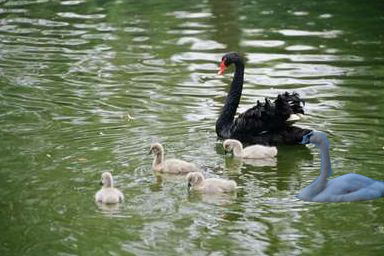
#> input picture Dataset/CASIA2/Tp/Tp_D_CNN_S_N_ani00087_ani00088_10102.tif, 384 x 256 px, given in place of Au_ani_00001.jpg, which was not available
$ jupyter execute --allow-errors Image_Forgery_Detection.ipynb   (shell and % lines are left out)   (text cells are left out)
#> lines starting #> are read from the running program, lines starting #| are printed output that depends on the picture; pictures that were not available may be replaced by others from this repository, and a replacement may not be noted
[cell 1]
import pandas as pd
import numpy as np
import matplotlib.pyplot as plt
import matplotlib.image as mpimg
import seaborn as sns

np.random.seed(2)

from sklearn.model_selection import train_test_split
from sklearn.metrics import confusion_matrix
import itertools

from keras.utils.np_utils import to_categorical # convert to one-hot-encoding
from keras.models import Sequential
from keras.layers import Dense, Dropout, Flatten, Conv2D, MaxPool2D
from keras.optimizers import RMSprop
from keras.preprocessing.image import ImageDataGenerator
from keras.callbacks import ReduceLROnPlateau, EarlyStopping

sns.set(style='white', context='notebook', palette='deep')

[cell 2]
from PIL import Image
import os
from pylab import *
import re
from PIL import Image, ImageChops, ImageEnhance

[cell 3]
def get_imlist(path):
    return [os.path.join(path,f) for f in os.listdir(path) if f.endswith('.jpg') or f.endswith('.png')]

[cell 4]
def convert_to_ela_image(path, quality):
#> called with quality = 90
    filename = path
    resaved_filename = filename.split('.')[0] + '.resaved.jpg'
    ELA_filename = filename.split('.')[0] + '.ela.png'

    im = Image.open(filename).convert('RGB')
#> im is the input picture: PIL image 384x256 RGB; mean R, G, B 112.9, 125.6, 99.1
    im.save(resaved_filename, 'JPEG', quality=quality)
    resaved_im = Image.open(resaved_filename)

    ela_im = ImageChops.difference(im, resaved_im)

    extrema = ela_im.getextrema()
#> extrema = ((0, 24), (0, 16), (0, 40))
    max_diff = max([ex[1] for ex in extrema])
#> max_diff = 40
    if max_diff == 0:
        max_diff = 1
    scale = 255.0 / max_diff
#> scale = 6.38

    ela_im = ImageEnhance.Brightness(ela_im).enhance(scale)
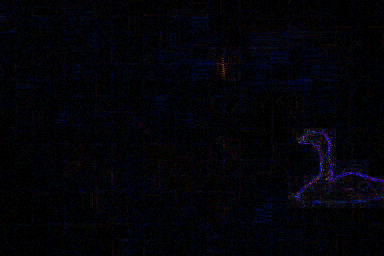
#> ela_im: PIL image 384x256 RGB; mean R, G, B 3.2, 3.2, 8.2

    return ela_im

[cell 5]
Image.open('../input/casia-dataset/CASIA2/Au/Au_ani_00001.jpg')

[cell 6]
convert_to_ela_image('../input/casia-dataset/CASIA2/Au/Au_ani_00001.jpg', 90)

[cell 7]
Image.open('../input/casia-dataset/CASIA2/Tp/Tp_D_NRN_S_N_ani10171_ani00001_12458.jpg')
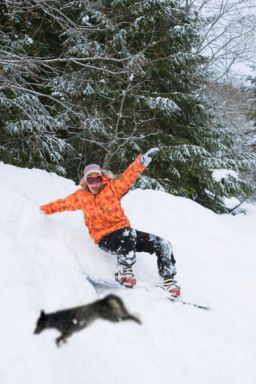
#> input picture Dataset/CASIA2/Tp/Tp_D_CRD_S_N_cha00059_cha00057_00379.tif, 256 x 384 px, given in place of Tp_D_NRN_S_N_ani10171_ani00001_12458.jpg, which was not available

[cell 8]
convert_to_ela_image('../input/casia-dataset/CASIA2/Tp/Tp_D_NRN_S_N_ani10171_ani00001_12458.jpg', 90)
#> call 2 of convert_to_ela_image, with quality = 90
#> in convert_to_ela_image, im is the input picture: PIL image 256x384 RGB; mean R, G, B 156.5, 157.8, 157.8
#> in convert_to_ela_image (call 2), `extrema = ela_im.getextrema()`: extrema = ((0, 25), (0, 11), (0, 22))
#> in convert_to_ela_image (call 2), `max_diff = max([ex[1] for ex in extrema])`: max_diff = 25
#> in convert_to_ela_image (call 2), `scale = 255.0 / max_diff`: scale = 10.2
#> in convert_to_ela_image (call 2), `ela_im = ImageEnhance.Brightness(ela_im).enhance(scale)`:
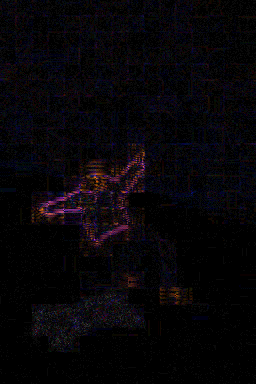
#> ela_im: PIL image 256x384 RGB; mean R, G, B 7, 4.9, 8

#> (a cell that did not finish here is left out)

[cell 10]
X = []
#> X = []
Y = []

#> (a cell that did not finish here is left out)

[cell 12]
X = np.array(X)
#> X = empty array
#> (the rest of this cell did not finish here and is left out)
